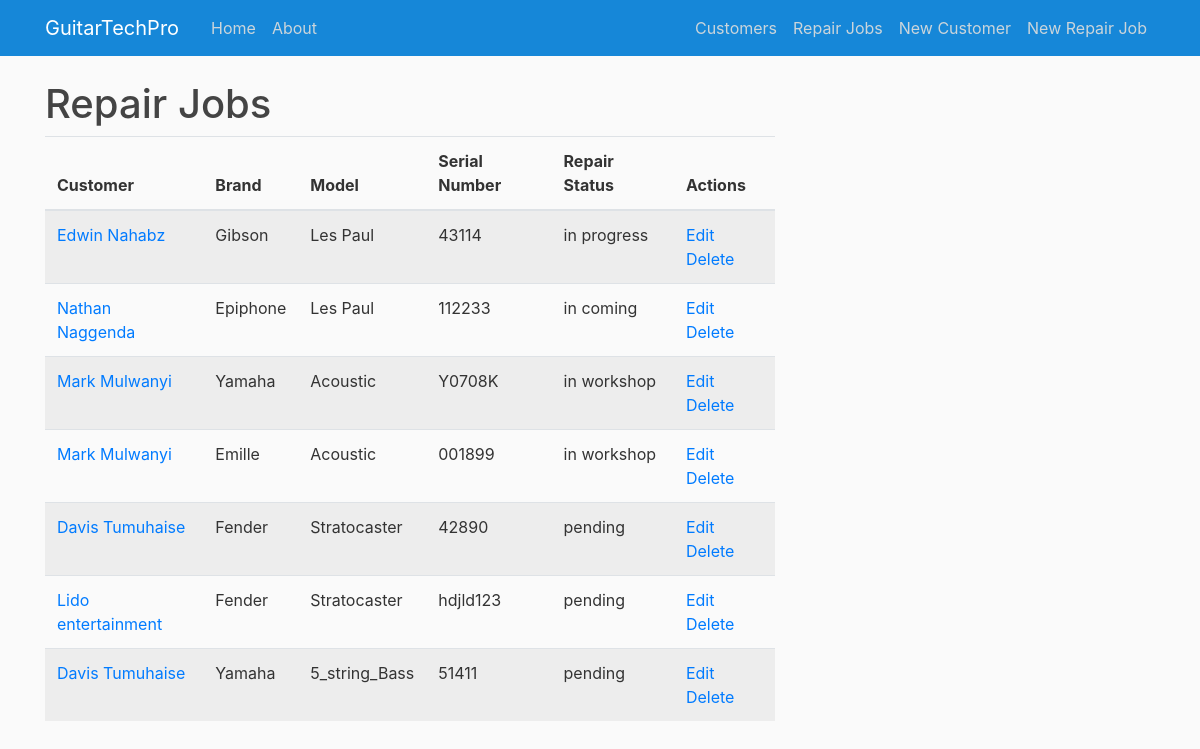
The page /guitars/view on the database as committed earlier.
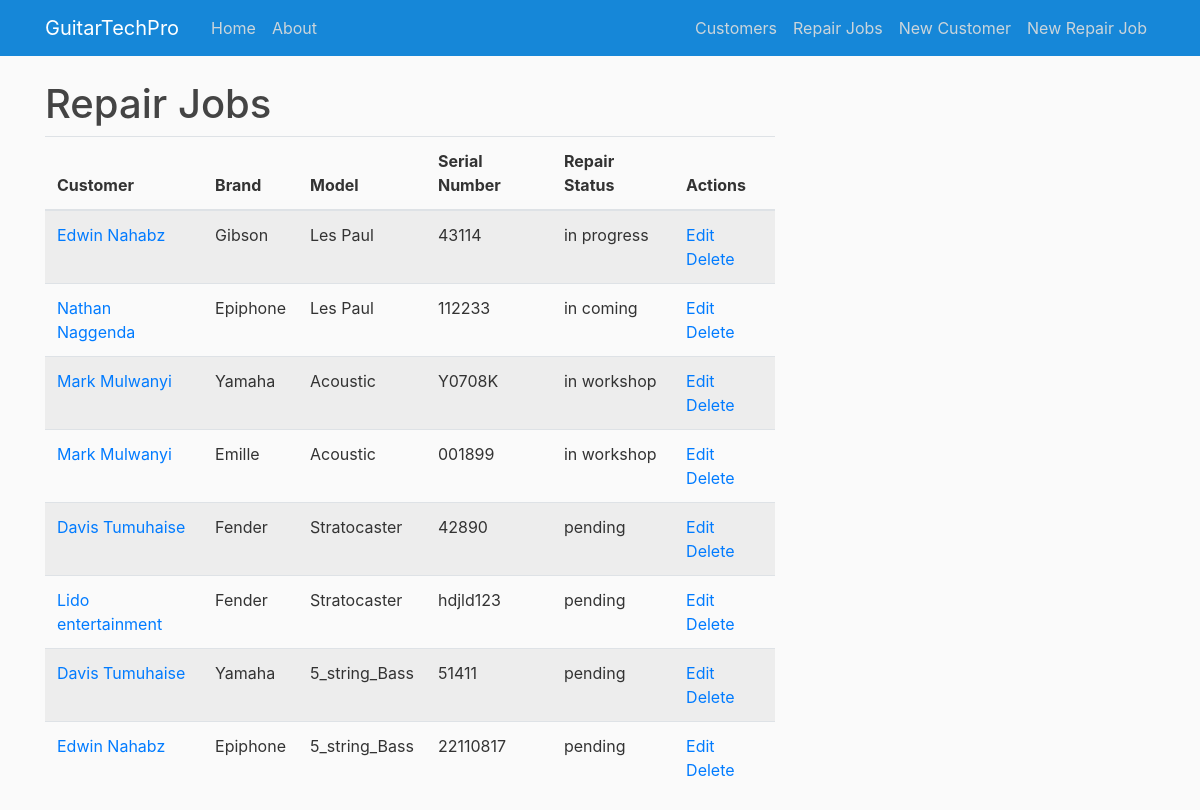
The same page on the database as committed later.
### app/models.py (models this page shows, shortened)
class Guitar(db.Model):
    id = db.Column(db.Integer, primary_key=True)
    brand = db.Column(db.String(50), nullable=False)
    model = db.Column(db.String(50), nullable=False)
    serial_number = db.Column(db.String(50), nullable=True)
    description = db.Column(db.String(250), nullable=False)
    repair_status = db.Column(db.String(50), nullable=False)
    customer_id = db.Column(db.Integer, db.ForeignKey('customer.id'), nullable=False)

class Customer(db.Model):
    id = db.Column(db.Integer, primary_key=True)
    firstname = db.Column(db.String(50), nullable=False)
    lastname = db.Column(db.String(50), nullable=False)
    phone = db.Column(db.String(20), nullable=False)
    email = db.Column(db.String(120), nullable=True)
    guitars = db.relationship('Guitar', backref='customer', lazy=True)

### app/routes.py (the view)
@app.route('/guitars/view', methods=['GET', 'POST'])
def view_guitars():
    guitars = Guitar.query.all()
    return render_template('view_guitars.html', guitars=guitars)

### app/templates/view_guitars.html (shortened to what this page needs)
{% extends 'base.html' %}
{% block content %}
<h1>Repair Jobs</h1>
<div class="table-responsive">
    <table class="table table-striped">
        <thead>
            <tr>
                <th>Customer</th>
                <th>Brand</th>
                <th>Model</th>
                <th>Serial Number</th>
                <th>Repair Status</th>
                <th>Actions</th>
            </tr>
        </thead>
        <tbody>
            {% for guitar in guitars %}
            <tr>
                <td>
                    {% if guitar.customer %}
                    <a href="{{ url_for('view_customer_guitars', customer_id=guitar.customer.id) }}">
                        {{ guitar.customer.firstname }} {{ guitar.customer.lastname }}
                    </a>
                    {% else %}
                    <a href="{{ url_for('add_customer', guitar_id=guitar.id) }}">Add Customer</a>
                    {% endif %}
                </td>
                <td>{{ guitar.brand }}</td>
                <td>{{ guitar.model }}</td>
                <td>{{ guitar.serial_number}}</td>
                <td>{{ guitar.repair_status }}</td>
                <td>
                    <a href="{{ url_for('edit_guitar', guitar_id=guitar.id) }}">Edit</a>
                    <a href="{{ url_for('delete_guitar', guitar_id=guitar.id) }}" onclick="return confirm('Are you sure you want to delete this guitar?')">Delete</a>
                </td>
            </tr>
            {% endfor %}
        </tbody>
    </table>
</div>
{% endblock %}

### app/templates/base.html (shortened to what this page needs)
<!DOCTYPE html>
<html>
<head>
  <link rel="stylesheet" href="https://cdn.jsdelivr.net/npm/bootstrap@4.1.3/dist/css/bootstrap.min.css">
  <link rel="stylesheet" type="text/css" href="{{ url_for('static', filename='main.css') }}">
</head>
<body>
  <header class="site-header">
  <nav class="navbar navbar-expand-md navbar-dark bg-steel fixed-top">
    <div class="container">
      <a class="navbar-brand mr-4" href="{{ url_for('index') }}">GuitarTechPro </a>
      <div class="collapse navbar-collapse" id="navbarToggle">
        <div class="navbar-nav mr-auto">
          <a class="nav-item nav-link" href="{{ url_for('home') }}">Home</a>
          <a class="nav-item nav-link" href="{{ url_for('about') }}">About</a>
        </div>
          <div class="navbar-nav">
            <a class="nav-item nav-link" href="{{ url_for('view_customers') }}">Customers</a>
            <a class="nav-item nav-link" href="{{ url_for('view_guitars') }}">Repair Jobs</a>
            <a class="nav-item nav-link" href="{{ url_for('add_customer') }}">New Customer</a>
            <a class="nav-item nav-link" href="{{ url_for('add_guitar') }}">New Repair Job</a>
          </div>
      </div>
    </div>
  </nav>
  </header>
  <main role="main" class="container">
    <div class="row">
      <div class="col-md-8">
        {% block content %}{% endblock %}
      </div>
  </main>
  </body>
</html>

### app/static/main.css (style rules this page uses)
body { background: #fafafa; color: #333333; margin-top: 5rem; }
h1, h2, h3, h4, h5, h6 { color: #444444; }
.bg-steel { background-color: #1687d8; }
.site-header .navbar-nav .nav-link { color: #cbd5db; }

Rows that differ between the two databases and show on the page:
added Guitar: customer.firstname "Edwin", customer.lastname "Nahabz", brand "Epiphone", model "5_string_Bass", serial_number "22110817", repair_status "pending"
